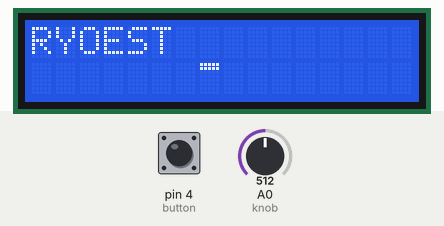
The sketch below on a simulated Arduino Uno, built with avr-gcc and run on an emulated ATmega328P. Shown: 16×2 character LCD. Inputs (shaded band) come from the test bench; at power-on: pin 4 (button) HIGH, A0 (knob) = 512. Random numbers use the default seed unless the sketch sets one; what the sketch prints to the serial monitor is not drawn.

Above: at 1.3 s.
1.4 s: pin 4 (button) pulled LOW for 0.15 s
At 1.5 s:
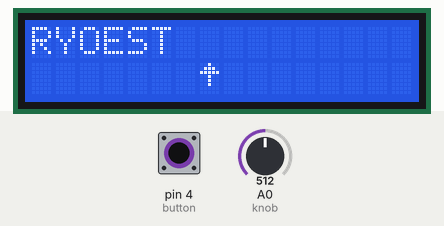
3.0 s: A0 (knob) set to 716
At 3.4 s:
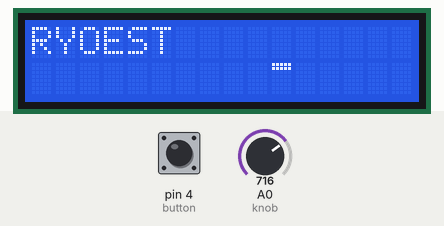
4.5 s: pin 4 (button) pulled LOW for 1 s
At 4.9 s:
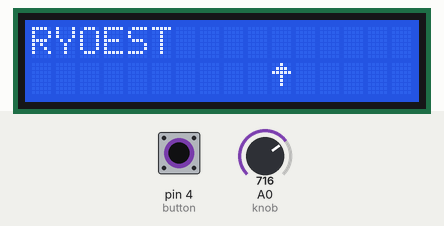
7.0 s: A0 (knob) set to 900
At 8.0 s:
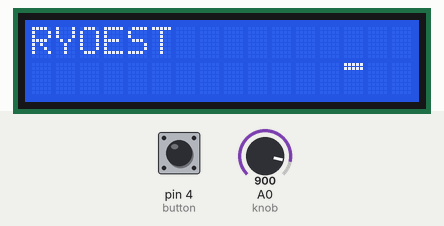
8.5 s: A0 (knob) set to 1023
At 9.4 s:
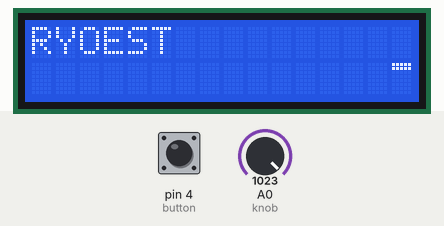
Timing chart, 0 to 11.0 s (numbered marks = the images above; inputs shaded):
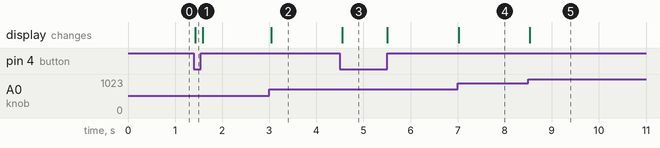

The sketch:

game.ino
```cpp
//คำศัพท์สำหรับสุ่ม
String randomWords[] = {
  "VITAL", "KANGAROO", "OYSTER", "INTELLIGENT", "DRUNK",
};

String werd;
String jumble;
int lastKnob = -1;
bool lastPressState;

//จอ lcd
#include <Wire.h>
#include <LiquidCrystal.h>
#include <LiquidCrystal_I2C.h>
LiquidCrystal_I2C lcd(0x27,16,2);

byte underlineBitmap[] = {0x9F, 0x9F, 0x80, 0x80, 0x80, 0x80, 0x80, 0x80}; //เซตcursorของเส้นใต้
byte arrowBitmap[] = {0x84, 0x8E, 0x9F, 0x84, 0x84, 0x84, 0x80, 0x80}; //เซตลูกศรสำหรับชี้ตัวอักษร
byte underlineChar = 0; //เส้นใต้บอกตำแหน่งของตัวอักษร
byte upArrowChar = 1; //ลูกศรชี้ตำแหน่งตัวอักษรสำหรับสลับที่
//สร้างหัวใจ
byte heartChar[]={
  B00000,
  B00000,
  B00000,
  B01010,
  B10101,
  B10001,
  B01010,
  B00100
};
//ช.ช้าง
byte chChar[] = {
  B00000,
  B00000,
  B00001,
  B11010,
  B01100,
  B01010,
  B01010,
  B01110
};
//น. หนู
byte hnuChar[] = {
  B00000,
  B00000,
  B00000,
  B11010,
  B01010,
  B01010,
  B01111,
  B01011
};
//สระ ะ
byte aChar[] = {
  B00000,
  B00000,
  B00000,
  B11010,
  B11100,
  B00000,
  B11010,
  B11100
};

// pin input output
const byte button = 4; // Digital pin 4
const byte knob = A0;
#define pressedState LOW


void WaitForButtonPress() {
  while (digitalRead(4) != LOW) {
    delay(100);
  }
  delay(500); //กันสวิตช์คืนค่า
}
//ฟังก์ชั่น setup สำหรับสุ่มคำ
void SetupJumble() {
  randomSeed(analogRead(A0));
  jumble = werd;
  byte wordLen = jumble.length();
  for (byte i = 0; i < wordLen; i++) {
    int randomIndex = random(wordLen);
    byte tmp = jumble[i];
    jumble[i] = jumble[randomIndex];
    jumble[randomIndex] = tmp;
  }
  lcd.print(jumble);
}
//ฟังก์ชั่น setup จอlcd
void SetupLCD() {
  lcd.init();
  lcd.clear();
  lcd.setBacklight(HIGH);

  lcd.createChar(underlineChar, underlineBitmap);
  lcd.createChar(upArrowChar, arrowBitmap);
  lcd.createChar(2,heartChar);
  lcd.createChar(3,chChar);
  lcd.createChar(4,hnuChar);
  lcd.createChar(5,aChar);
}
//setup ปุ่มกด
void SetupInputs() {
  pinMode(button, INPUT_PULLUP);
}
//ฟังก์ชั่น สำหรับเช็ค serial และเรียกใช้ฟังก์ชั่นทั้งหมด
void setup() {
  Serial.begin(115200);
  SetupInputs();
  SetupLCD();
  NewGame();
}
//ฟังก์ชั่น สำหรับสลับคำจากคำที่สุ่มได้
void SwapLetters(byte index1, byte index2) {
  byte wordLen = werd.length();
  if (index1 >= 0 && index1 < wordLen && index2 >= 0 && index2 < wordLen) {
    byte letter1 = jumble[index1];
    jumble[index1] = jumble[index2];
    jumble[index2] = letter1;
    lcd.setCursor(0, 0);
    lcd.print(jumble);
  }
}
//ฟังก์ชั่น เลือกคำจาก randomwords จากบรรทักที่ 2
String PickRandomWord() {
  int numberOfRandomWords = sizeof(randomWords) / sizeof(String);
  Serial.print("numberOfRandomWords=");
  Serial.println(numberOfRandomWords);
  int randomWordIndex = random(numberOfRandomWords);
  return randomWords[randomWordIndex];
}
//ฟังก์ชั่น เริ่มเกมใหม่
void NewGame() {
  lcd.clear();
  werd = PickRandomWord();
  SetupJumble();
  lastKnob = -1;
}
//ฟังก์ชั่นแสดงผลบนหน้าจอเวลาชนะ
void Win() {
  lcd.setCursor(5, 1);
  lcd.write(byte(3));
  lcd.setCursor(6,1);
  lcd.write(byte(4));
  lcd.setCursor(7,1);
  lcd.write(byte(5));
  lcd.setCursor(10,1);
  lcd.write(byte(2));
  lcd.setCursor(9,1);
  lcd.write(byte(2));
  if (digitalRead(button) == pressedState) NewGame();
  delay(500);
  lcd.setCursor(0, 1);
  lcd.print("                ");
  if (digitalRead(button) == pressedState) NewGame();
  delay(500);
}
//ฟังก์ชั่นใช้ตัวต้านทานปรับค่าได้เพื่อขยับ cursor
void KnobArrow() {
  bool isPressed = digitalRead(button) == pressedState;
  bool pressChanged = isPressed != lastPressState;
  if (!isPressed && jumble == werd) Win();

  int knobValue = map(analogRead(knob), 0, 1023, 0, 15);
  bool knobMoved = knobValue != lastKnob;
  if (knobMoved || pressChanged) {
    if (lastKnob != -1) {
      lcd.setCursor(lastKnob, 1);
      lcd.write(' ');
      if (isPressed) {
        SwapLetters(knobValue, lastKnob);
      }
    }
    lcd.setCursor(knobValue, 1);
    byte cursorChar = isPressed ? upArrowChar : underlineChar;
    lcd.write(cursorChar);
    lastKnob = knobValue;
    lastPressState = isPressed;
  }
  delay(50);
}

void loop() {
  KnobArrow();
}
```

Measured:
- after the input at 1.4 s, the display: changes at once (image 1)
- after the input at 3.0 s, the display: changes at once (image 2)
- after the input at 4.5 s, the display: changes after 0.05 s (image 3)
- after the input at 7.0 s, the display: changes at once (image 4)
- after the input at 8.5 s, the display: changes at once (image 5)
